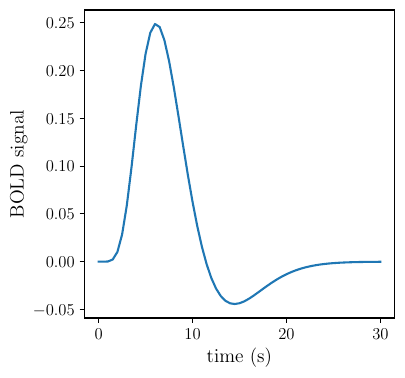

This chart was generated by the following Python code:

import numpy as np
from nistats import hemodynamic_models
import matplotlib.pyplot as plt

rc = {
    "pdf.fonttype": 42,
    "text.usetex": True,
    "font.size": 14,
    "xtick.labelsize": 12,
    "ytick.labelsize": 12,
    "font.family": "serif",
    "text.latex.preview": True,
}
plt.rcParams.update(rc)

frame_times = np.linspace(0, 30, 61)
onset, amplitude, duration = 0.0, 1.0, 1.0
exp_condition = np.array((onset, duration, amplitude)).reshape(3, 1)


stim = np.zeros_like(frame_times)
stim[(frame_times > onset) * (frame_times <= onset + duration)] = amplitude

hrf_models = ["glover + derivative + dispersion"]


fig = plt.figure(figsize=(4, 4))
for i, hrf_model in enumerate(hrf_models):
    # obtain the signal of interest by convolution
    signal, name = hemodynamic_models.compute_regressor(
        exp_condition, hrf_model, frame_times, con_id='main',
        oversampling=16)

    # plot this
    # plt.fill(frame_times, stim, 'k', alpha=.5, label='stimulus')
    for j in range(signal.shape[1]):
        if name[j] == "main":
            plt.plot(frame_times, signal.T[j], label=name[j])
    plt.xlabel('time (s)')
    plt.ylabel("BOLD signal")
plt.savefig("./hrf.pdf", bbox_inches="tight")
